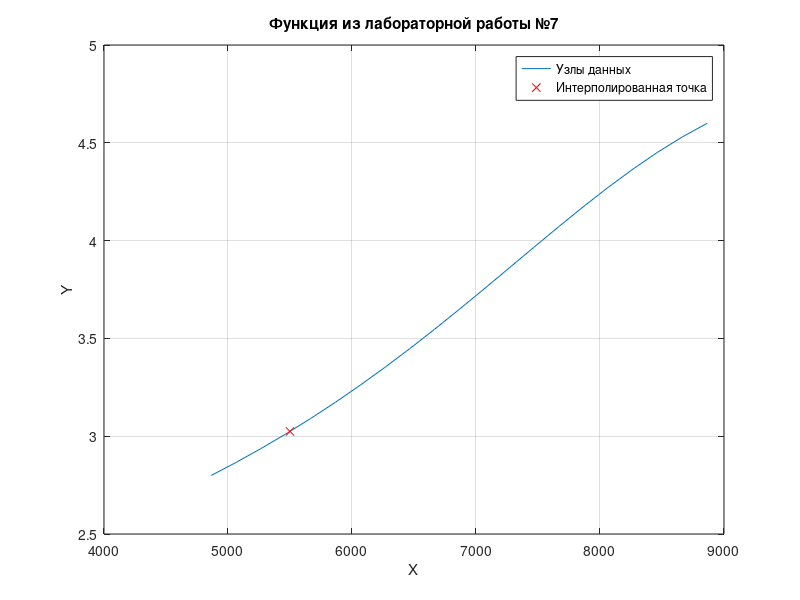
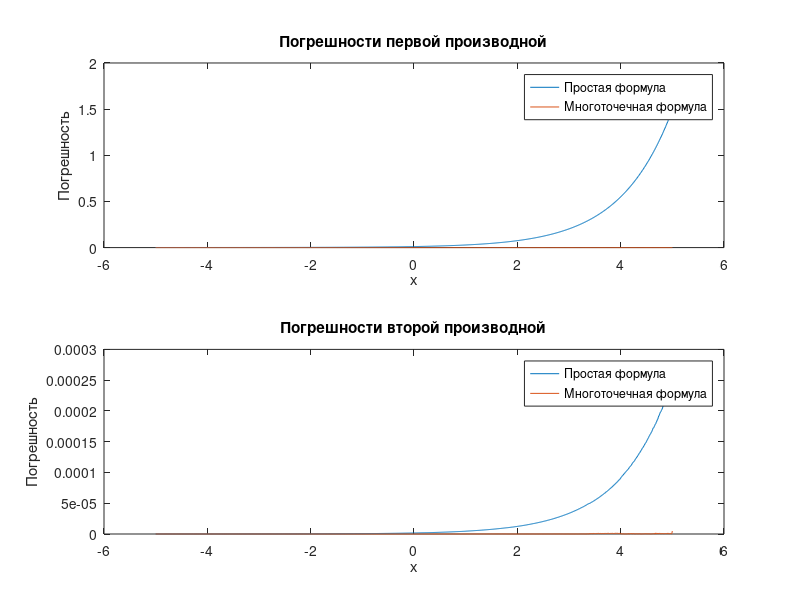
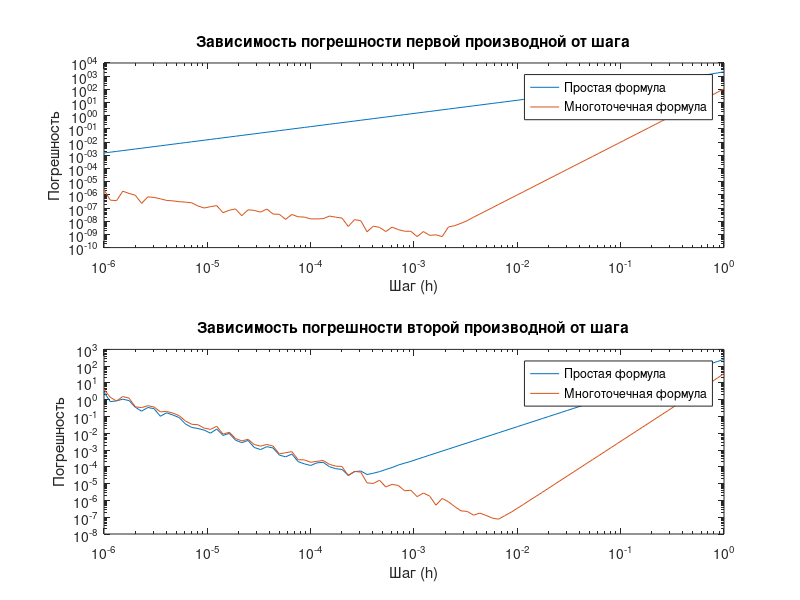

Write the MATLAB code that produced these figures, in order.
clc; clear;
X = [4865 5065 5265 5465 5665 5865 6065 6265 6465 6665 6865 7065 7265 7465 7665 7865 8065 8265 8465 8665 8865];
Y = [2.799505654 2.865976811 2.936424531 3.010995579 3.089799019 3.172890855 3.260255665 3.351785366 3.44725572 3.546301795 3.648394432 3.752820666 3.858671918 3.964844364 4.070055767 4.172881981 4.27181405 4.365333422 4.451998938 4.530535861 4.599915455];

x_interp = 5500; % точка, в которой мы хотим вычислить производные

% Интерполяция
y_interp = interp1(X, Y, x_interp, 'spline');

% Построение графика функции
plot(X, Y, x_interp, y_interp, 'rx');
xlabel('X');
ylabel('Y');
title('Функция из лабораторной работы №7');
legend('Узлы данных', 'Интерполированная точка', 'Location', 'best');
grid on;

% Вычисление первой производной (численно)
dy_dx = gradient(Y) ./ gradient(X);
dy_dx_interp = interp1(X, dy_dx, x_interp, 'spline');

% Вычисление второй производной (численно)
d2y_dx2 = gradient(dy_dx) ./ gradient(X);
d2y_dx2_interp = interp1(X, d2y_dx2, x_interp, 'spline');

% Вывод результатов
disp(['Значение в точке x_interp: ', num2str(y_interp)]);
disp(['Значение в точке x_interp для 1-ой производной: ', num2str(dy_dx_interp)]);
disp(['Значение в точке x_interp для 2-ой производной: ', num2str(d2y_dx2_interp)]);


% Определение функции
f = @(x) x.^2 + exp(x + 3);

% Задание диапазона для x
x = linspace(-5, 5, 1000);

% Вычисление точных значения первой и второй производных
f_prime_exact = 2*x + exp(x + 3);
f_double_prime_exact = 2 + exp(x + 3);

% Простая формула для первой производной
h = 0.001;
f_prime_simple = (f(x + h) - f(x)) / h;

% Многоточечная формула для первой производной
f_prime_multistep = (-f(x + 2*h) + 8*f(x + h) - 8*f(x - h) + f(x - 2*h)) / (12*h);

% Простая формула для второй производной
f_double_prime_simple = (f(x + h) - 2*f(x) + f(x - h)) / h^2;

% Многоточечная формула для второй производной
f_double_prime_multistep = (-f(x + 2*h) + 16*f(x + h) - 30*f(x) + 16*f(x - h) - f(x - 2*h)) / (12*h^2);

% Вычисление погрешностей
error_prime_simple = abs(f_prime_exact - f_prime_simple);
error_prime_multistep = abs(f_prime_exact - f_prime_multistep);
error_double_prime_simple = abs(f_double_prime_exact - f_double_prime_simple);
error_double_prime_multistep = abs(f_double_prime_exact - f_double_prime_multistep);

% Построение графиков погрешностей
figure;

subplot(2, 1, 1);
plot(x, error_prime_simple, x, error_prime_multistep);
title('Погрешности первой производной');
legend('Простая формула', 'Многоточечная формула');
xlabel('x');
ylabel('Погрешность');

subplot(2, 1, 2);
plot(x, error_double_prime_simple, x, error_double_prime_multistep);
title('Погрешности второй производной');
legend('Простая формула', 'Многоточечная формула');
xlabel('x');
ylabel('Погрешность');



% Задание диапазона для x
x = linspace(-5, 5, 1000);

% Массив значений шага h
h_values = logspace(-6, 0, 100);

% Пустые массивы для хранения погрешностей
errors_simple_prime = zeros(size(h_values));
errors_multistep_prime = zeros(size(h_values));
errors_simple_double_prime = zeros(size(h_values));
errors_multistep_double_prime = zeros(size(h_values));

% Вычисление погрешностей для разных значений шага
for i = 1:length(h_values)
    h = h_values(i);
    % Простая формула для первой производной
    f_prime_simple = (f(x + h) - f(x)) / h;
    % Многоточечная формула для первой производной
    f_prime_multistep = (-f(x + 2*h) + 8*f(x + h) - 8*f(x - h) + f(x - 2*h)) / (12*h);
    % Простая формула для второй производной
    f_double_prime_simple = (f(x + h) - 2*f(x) + f(x - h)) / h^2;
    % Многоточечная формула для второй производной
    f_double_prime_multistep = (-f(x + 2*h) + 16*f(x + h) - 30*f(x) + 16*f(x - h) - f(x - 2*h)) / (12*h^2);
    % Вычисление погрешностей
    errors_simple_prime(i) = max(abs(2*x + exp(x + 3) - f_prime_simple));
    errors_multistep_prime(i) = max(abs(2*x + exp(x + 3) - f_prime_multistep));
    errors_simple_double_prime(i) = max(abs(2 + exp(x + 3) - f_double_prime_simple));
    errors_multistep_double_prime(i) = max(abs(2 + exp(x + 3) - f_double_prime_multistep));
end

% Построение графиков зависимости погрешностей от значения шага
figure;

subplot(2, 1, 1);
loglog(h_values, errors_simple_prime, h_values, errors_multistep_prime);
title('Зависимость погрешности первой производной от шага');
legend('Простая формула', 'Многоточечная формула');
xlabel('Шаг (h)');
ylabel('Погрешность');

subplot(2, 1, 2);
loglog(h_values, errors_simple_double_prime, h_values, errors_multistep_double_prime);
title('Зависимость погрешности второй производной от шага');
legend('Простая формула', 'Многоточечная формула');
xlabel('Шаг (h)');
ylabel('Погрешность');